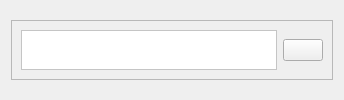
     <widget class="QWidget" name="search" native="true">
      <property name="styleSheet">
       <string notr="true"/>
      </property>
      <layout class="QHBoxLayout" name="horizontalLayout">
       <item>
        <widget class="QFrame" name="frame">
         <property name="sizePolicy">
          <sizepolicy hsizetype="Fixed" vsizetype="Fixed">
           <horstretch>0</horstretch>
           <verstretch>0</verstretch>
          </sizepolicy>
         </property>
         <property name="maximumSize">
          <size>
           <width>16777215</width>
           <height>60</height>
          </size>
         </property>
         <property name="styleSheet">
          <string notr="true"/>
         </property>
         <property name="frameShape">
          <enum>QFrame::StyledPanel</enum>
         </property>
         <property name="frameShadow">
          <enum>QFrame::Raised</enum>
         </property>
         <layout class="QHBoxLayout" name="horizontalLayout_2">
          <item>
           <widget class="QTextEdit" name="searchBar">
            <property name="layoutDirection">
             <enum>Qt::LeftToRight</enum>
            </property>
            <property name="styleSheet">
             <string notr="true">background-color: rgb(255, 255, 255);
color: rgb(0, 0, 0);</string>
            </property>
           </widget>
          </item>
          <item>
           <widget class="QPushButton" name="searchBtn">
            <property name="sizePolicy">
             <sizepolicy hsizetype="Fixed" vsizetype="Fixed">
              <horstretch>0</horstretch>
              <verstretch>0</verstretch>
             </sizepolicy>
            </property>
            <property name="layoutDirection">
             <enum>Qt::LeftToRight</enum>
            </property>
            <property name="text">
             <string/>
            </property>
            <property name="icon">
             <iconset resource="Images/resources.qrc">
              <normaloff>:/white /White Icons/search.svg</normaloff>:/white /White Icons/search.svg</iconset>
            </property>
            <property name="iconSize">
             <size>
              <width>30</width>
              <height>30</height>
             </size>
            </property>
            <property name="flat">
             <bool>false</bool>
            </property>
           </widget>
          </item>
         </layout>
        </widget>
       </item>
      </layout>
     </widget>
